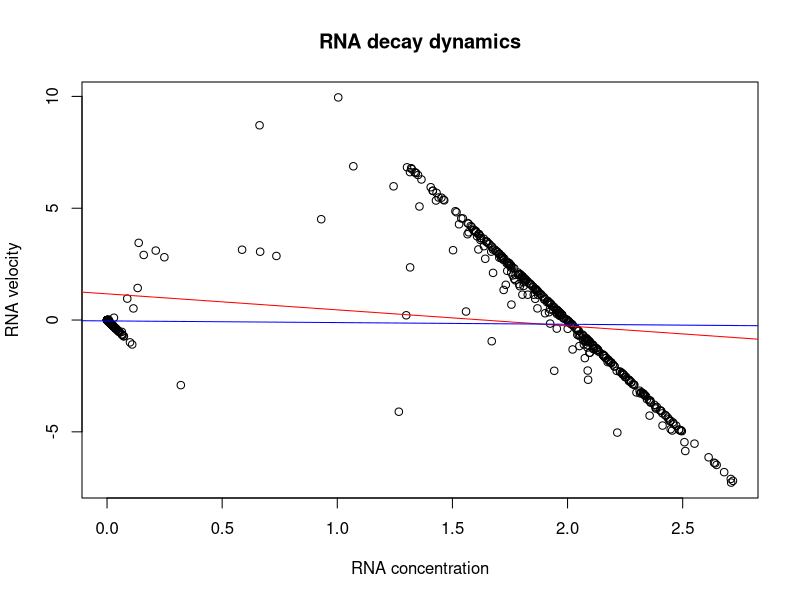
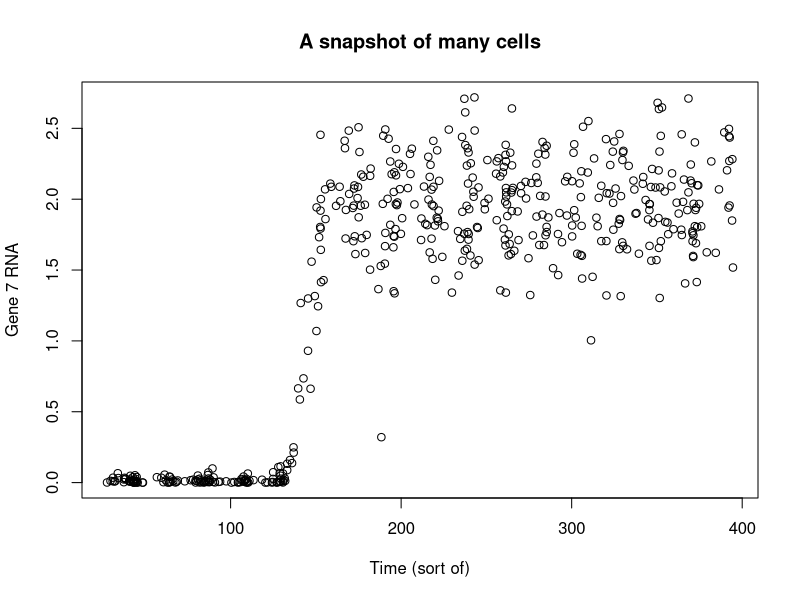
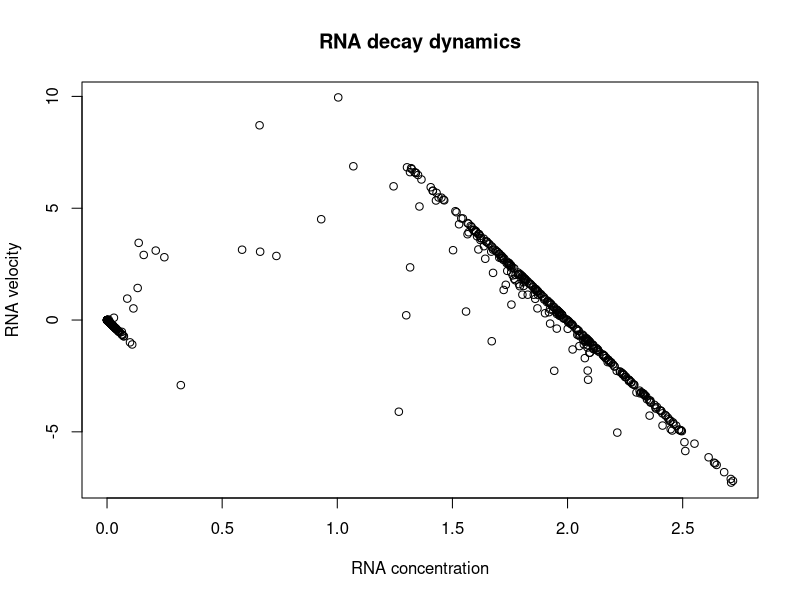

Write the R code that produced these figures, in order.
setwd("~/Desktop/jhu/teaching/HEART choosing statistical methods/4_outlier_robustness/")
GeneActivity = as.data.frame(t(read.csv("SyntheticGeneActivityData.csv", row.names = 1)))

{
  png("timeseries_gene7.png", width = 300, height = 300)
  plot(rowSums(GeneActivity), GeneActivity$x_g7, xlab = "Time (sort of)", ylab = "Gene 7 RNA", 
       main = "A snapshot of many cells")
  dev.off()
}
{
  png("gene7_rna_vs_rna_velocity.png", width = 300, height = 300)
  plot(GeneActivity$x_g7, GeneActivity$velocity_x_g7, 
       xlab = "RNA concentration", 
       ylab = "RNA velocity", 
       main = "RNA decay dynamics")
  dev.off()
}

# DON'T USE MY SOLUTIONS, THEY'RE A SECRET!
ls = lm(velocity_x_g7 ~ x_g7, data = GeneActivity)
qr = quantreg::rq(velocity_x_g7 ~ x_g7, data = GeneActivity)
plot(GeneActivity$x_g7, GeneActivity$velocity_x_g7, 
     xlab = "RNA concentration", 
     ylab = "RNA velocity", 
     main = "RNA decay dynamics")
abline(a = ls$coefficients[["(Intercept)"]], b = ls$coefficients[["x_g7"]], col = "red")
abline(a = qr$coefficients[["(Intercept)"]], b = qr$coefficients[["x_g7"]], col = "blue")
